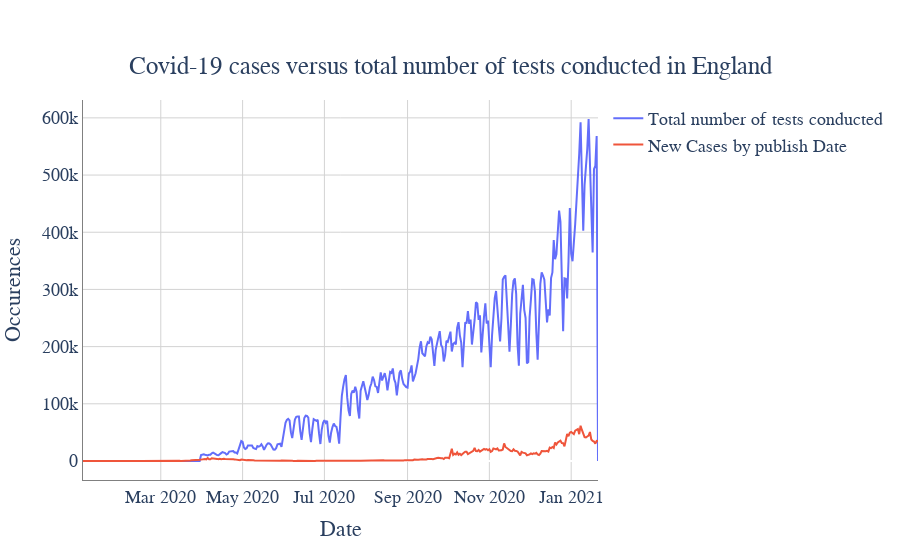

The cell this chart's notebook holds for it:
### Code cell
trace0=go.Scatter(
    x=en['date'],
    y=en['total_tests'],
    mode='lines',
    name='Total number of tests conducted',
)

trace1=go.Scatter(
    x=en['date'],
    y=en['newCasesByPublishDate'],
    mode='lines',
    name='New Cases by publish Date'   
)

data=[trace0, trace1]
layout=go.Layout(title={'text': 'Covid-19 cases versus total number of tests conducted in England ','y':0.9,'x':0.5,'xanchor': 'center',
        'yanchor': 'top'},
                 xaxis_title='Date',
                yaxis_title='Occurences',
                font=dict(
        family="Helvetica",
        size=18,
        #color="blue"
                ),
        plot_bgcolor='rgb(255,255,255)',
                 )
fig=go.Figure(data=data, layout=layout)
fig.update_xaxes(showline=True, linewidth=1, linecolor='grey', gridcolor='lightgrey')
fig.update_yaxes(showline=True, linewidth=1, linecolor='grey', gridcolor='lightgrey')
iplot(fig)

### Figure 1 — Plotly figure (JSON) as saved in the notebook; plotly's stock layout.template omitted (floating-point values rounded to 4 significant figures; data arrays with more than 128 entries replaced by an {"elided": "..."} marker saying what was removed)
{"data": [{"mode": "lines", "name": "Total number of tests conducted", "type": "scatter", "x": {"elided": "385 str values"}, "y": {"elided": "385 int values"}}, {"mode": "lines", "name": "New Cases by publish Date", "type": "scatter", "x": {"elided": "385 str values"}, "y": {"elided": "385 int values"}}], "layout": {"autosize": true, "font": {"family": "Helvetica", "size": 18}, "plot_bgcolor": "rgb(255,255,255)", "title": {"text": "Covid-19 cases versus total number of tests conducted in England ", "x": 0.5, "xanchor": "center", "y": 0.9, "yanchor": "top"}, "xaxis": {"autorange": true, "gridcolor": "lightgrey", "linecolor": "grey", "linewidth": 1, "range": ["2020-01-03", "2021-01-21"], "showline": true, "title": {"text": "Date"}, "type": "date"}, "yaxis": {"autorange": true, "gridcolor": "lightgrey", "linecolor": "grey", "linewidth": 1, "range": [-33220.0, 631200.0], "showline": true, "title": {"text": "Occurences"}, "type": "linear"}}}
